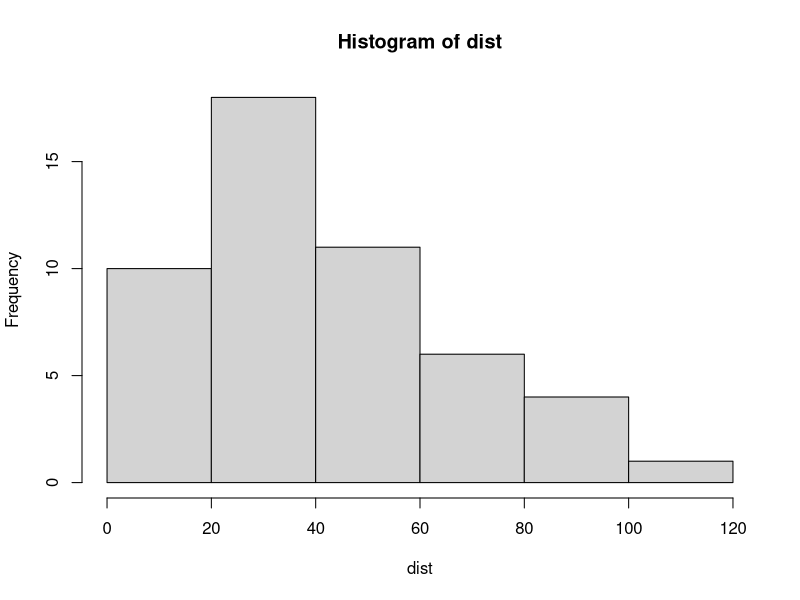
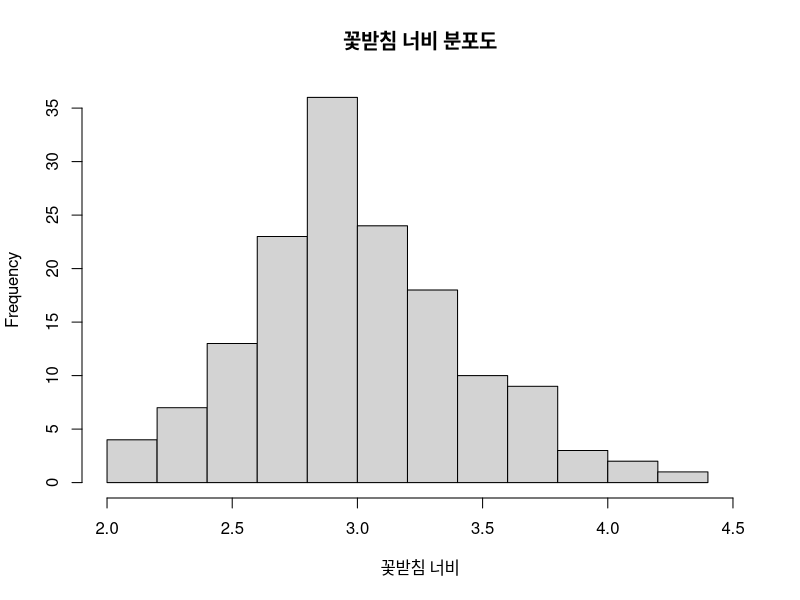
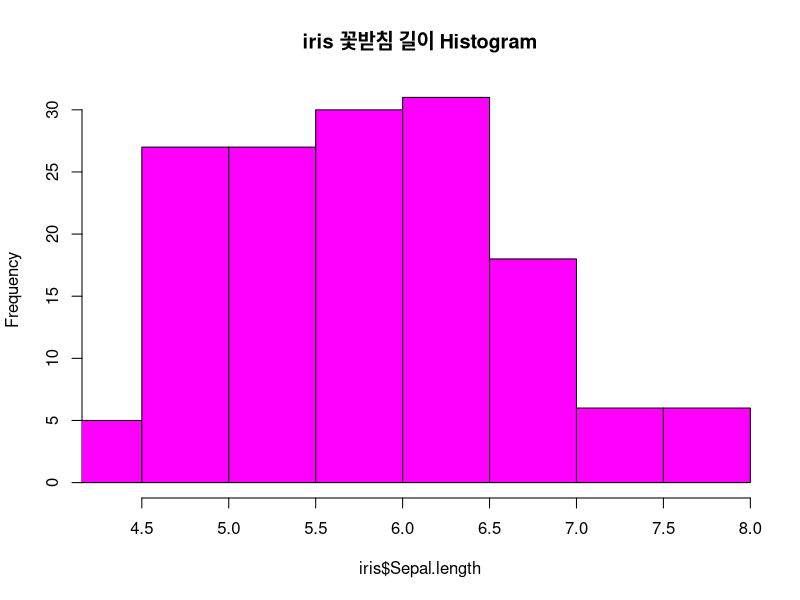
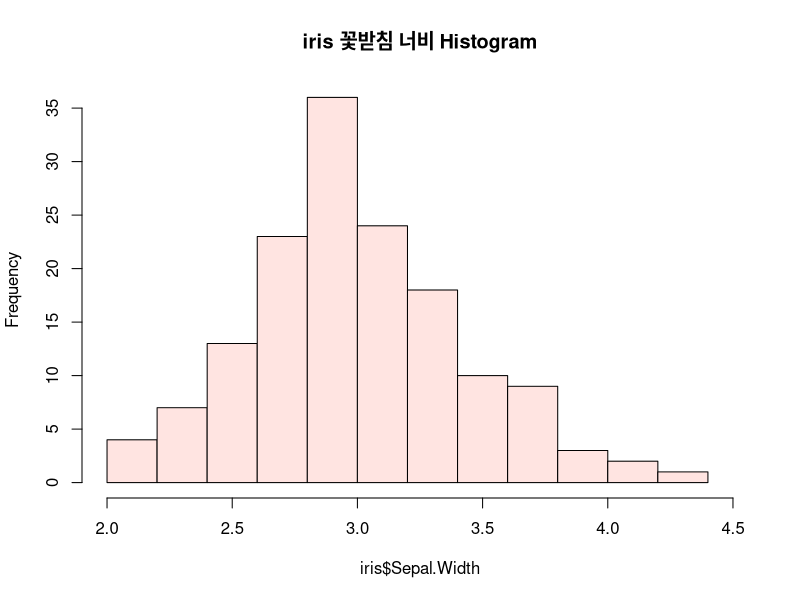
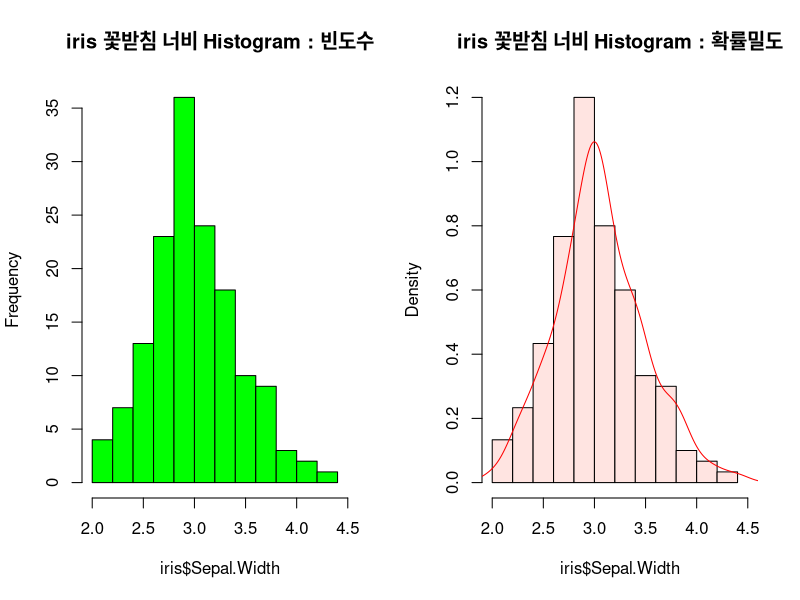

Generate these figures, in order, with R:
# 날짜 : 2021/06/29 
# 이름 : 김동현
# 내용 : CH05. data 시각화 - 히스토그램 / P150

# Histogram of Cars
cars  
View(cars)
class(cars)

dist <- cars[,2]

hist(dist)

# Histogram of iris
hist(iris$Sepal.Width, xlim = c(2.0, 4.5), xlab = '꽃받침 너비', main = '꽃받침 너비 분포도')



# 교재 p150 실습 - iris 데이터셋 가져오기
data(iris)
names(iris)
str(iris)
head(iris)

# 교재 p150 실습 - iris 데이터셋의 꽃받침 길이(Sepal.Length)로 히스토그램 시각화하기
summary(iris$Sepal.Length)

hist(iris$Sepal.Length, xlab = 'iris$Sepal.length', col = 'magenta',
     main = 'iris 꽃받침 길이 Histogram', xlim = c(4.3, 7.9))

# 교재 p151 실습 - iris 데이터셋의 꽃받침 너비(Sepal.Width)로 히스토그램 시각화하기
summary(iris$Sepal.Width)

hist(iris$Sepal.Width, xlab = 'iris$Sepal.Width', col = 'mistyrose',
     main = 'iris 꽃받침 너비 Histogram', xlim = c(2.0, 4.5))


# 교재 p152 실습 - 히스토그램에서 빈도와 밀도 표현하기
par(mfrow = c(1, 2))
hist(iris$Sepal.Width, xlab = 'iris$Sepal.Width',
     col = 'green',
     main = 'iris 꽃받침 너비 Histogram : 빈도수', xlim = c(2.0, 4.5))

hist(iris$Sepal.Width, xlab = 'iris$Sepal.Width',
     col = 'mistyrose', freq = F,
     main = 'iris 꽃받침 너비 Histogram : 확률밀도', xlim = c(2.0, 4.5))
lines(density(iris$Sepal.Width), col = "red")



# 교재 p152 실습 - 정규분포 추정 곡선 나타내기
